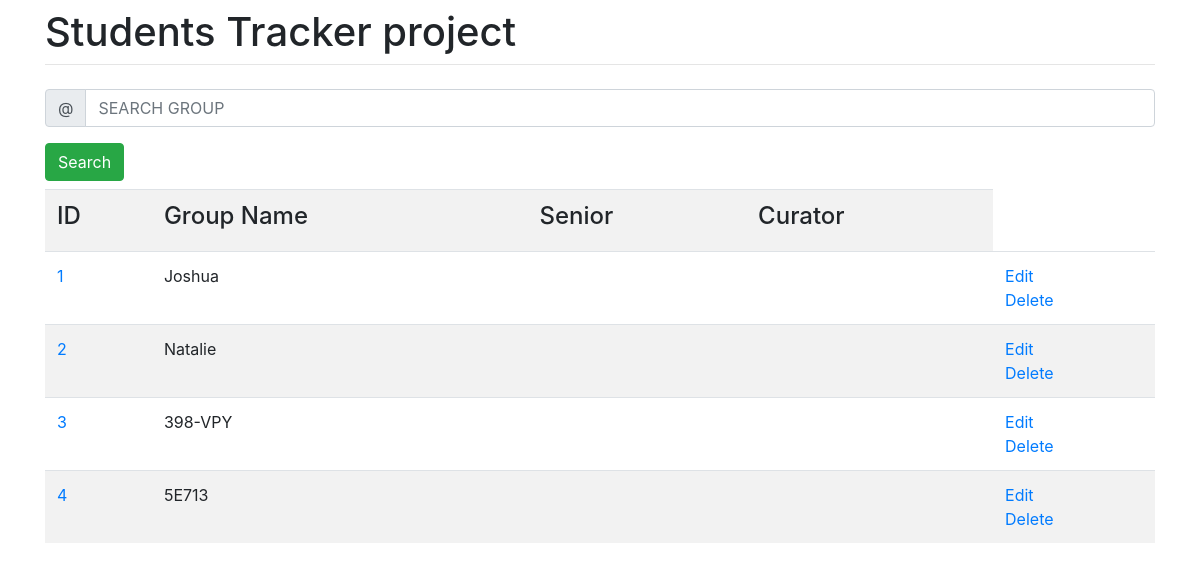
The page /groups/list/ on the database as committed earlier.
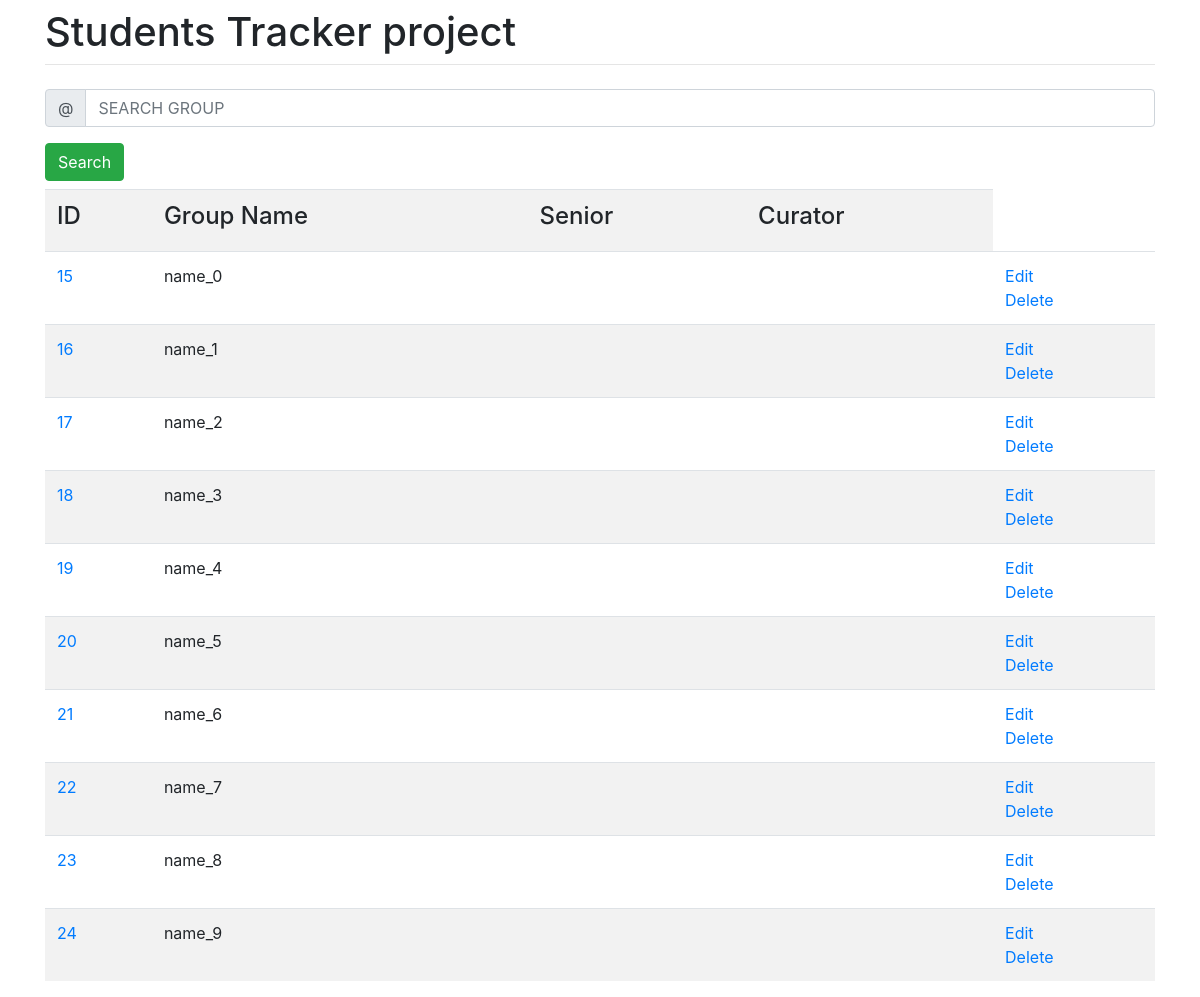
The same page on the database as committed later.
### groups/models.py (models this page shows, shortened)
class Group(models.Model):
    group_name = models.CharField(max_length=20)
    senior = models.ForeignKey('students.Student',
                               models.SET_NULL,
                               null=True,
                               blank=True, )
    curator = models.ForeignKey('teachers.Teacher',
                                models.SET_NULL,
                                null=True,
                                blank=True,
                                )

### groups/views.py (the view)
# urls.py: path('list/', groups, name='group-list'),
def groups(request):
    qset = Group.objects.all()
    return render(request, 'group_list.html', context={'group_list': qset})

### groups/templates/group_list.html (shortened to what this page needs)
{% extends 'base.html' %}
{% block content %}
<form action="/group/list/" method="get">
    <div class="input-group mb-3">
        <div class="input-group-prepend">
            <span class="input-group-text" id="basic-addon1">@</span>
        </div>
        <input aria-describedby="basic-addon1" aria-label="Username" class="form-control" name="first_name"
               placeholder="SEARCH GROUP" type="text">
    </div>
    <button class="btn btn-success" type="submit">Search</button>
</form>
<table class="table table-striped">
    <tr>
        <td scope="col"><h4>ID</h4></td>
        <td scope="col"><h4>Group Name</h4></td>
        <td scope="col"><h4>Senior</h4></td>
        <td scope="col"><h4>Curator</h4></td>
        {% for group in group_list %}
    <tr>
        <td><a href="{% url 'group-edit' pk=group.id %}">{{ group.id }} </a></td>
        <td>{{group.group_name}}</td>
        <td>{{group.senior.first_name}} {{group.senior.last_name}}</td>
        <td>{{group.curator.first_name}} {{group.senior.last_name}}</td>
        <td>
            <a href="{% url 'group-edit' pk=group.id %}">Edit</a>
            <br>
            <a href="{% url 'group-delete' pk=group.id %}">Delete</a>
        </td>
    </tr>
    {% endfor %}
</table>
{% endblock content %}

Rows that differ between the two databases and show on the page:
removed Group: id "1", group_name "Joshua"
removed Group: id "2", group_name "Natalie"
removed Group: id "3", group_name "398-VPY"
removed Group: id "4", group_name "5E713"
added Group: id "15", group_name "name_0"
added Group: id "16", group_name "name_1"
added Group: id "17", group_name "name_2"
added Group: id "18", group_name "name_3"
added Group: id "19", group_name "name_4"
added Group: id "20", group_name "name_5"
added Group: id "21", group_name "name_6"
added Group: id "22", group_name "name_7"
added Group: id "23", group_name "name_8"
added Group: id "24", group_name "name_9"
